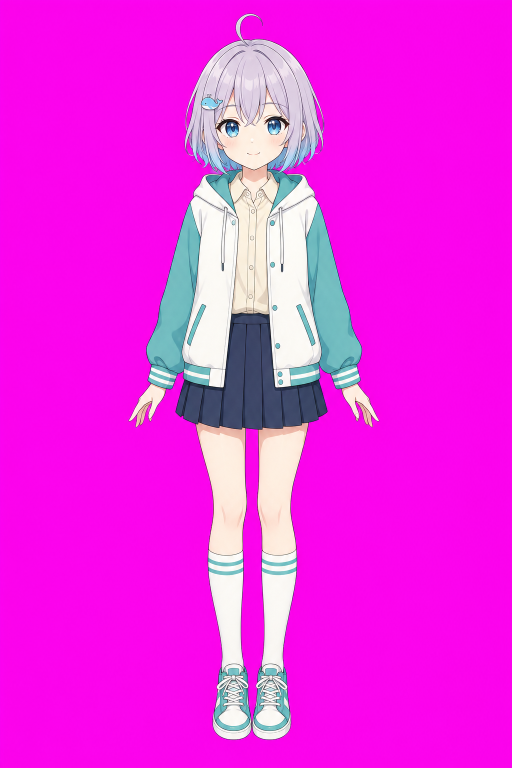
#> input picture characters/xiaoxun/design/design_sheet_short.png, 1024 x 1536 px, found by its file name (shown at 1/2 size)
$ python cut_from_sheets.py
#> lines starting #> are read from the running program, lines starting #| are printed output that depends on the picture; after the words box and inside, x2 and y2 are one past the last pixel; in counts of white or black regions, pixels touching at a corner belong together
#!/usr/bin/env python3
# -*- coding: utf-8 -*-
"""从参考模板切发型件（T46.14）。

和老办法的区别
--------------
老办法：每个发型件都是**单独生成**的一张 AI 图（hair_twin_bunch_v2.png、
hair_pony_back_v2.png、hair_long_back_v2.png……），再靠手调的 pos_rel /
width_ratio 往头上怼。几张图之间没有任何共同约束，所以：

  · 色相对不上  → 用户说的「拼接痕迹很明显」
  · 结构对不上  → 用户说的「一坨头发缠在一起」「完全不行」

新办法：所有发型件都从 `design/sheets/sheet_<发型>.png` 这**同一张完整差分
立绘**上切下来。同一张图里的像素天然同色、同光照、同几何，拼起来没有缝。
这是 Live2D 官方工序（画师先画完整差分立绘、再拆图层）的下半截，
上半截是 `tools/register_sheets.py`（把模板套准到同一套身体坐标）。

怎么接进现有流水线
------------------
切出来的每一片，**存成洋红底的 PNG** 放进 `design/redraw/sheetcut_*.png`，
然后在 `attachments.json` 里当普通 source 引用。
这样 `make_attach_parts.py` 一行都不用改 —— 它的抠像、内部补实
（harden_interior）、@2x 高清化全程复用。

几何怎么来
----------
模板(1024x1536) → body_full 像素系 的仿射，和 prepare_sprites.py 完全一致：

    s  = 1360 * 0.95 / 底图人物高      （= 0.889195）
    bf = (sheet - 底图人物bbox左上) * s

`anchors.json` 的 points 用的就是 body_full 像素系，所以每片的
pos_rel / sprite_h_rel 都是**量出来的**，不是手调的。
注意 `_emit` 会给内容框四周各留 CROP_MARGIN，所以 sprite 高 = 内容框高 × 1.08。
"""
from __future__ import annotations

import argparse
import collections
import io
import json
import os
import sys

import numpy as np
from PIL import Image, ImageDraw, ImageFilter

SHEET_CANVAS = (1024, 1536)
HEIGHT_RATIO = 0.95           # 与 prepare_sprites.py 的 --height-ratio 一致
TARGET_CANVAS = (848, 1360)   # 与 prepare_sprites.py 的 --canvas 一致
CROP_MARGIN = 0.04            # 与 make_manpu_parts.CROP_MARGIN 一致（_emit 用它留白）
MAGENTA = (255, 0, 255)

#: 塗り足し：back 件向身体内侧延伸多少像素（模板坐标）。
#: 依据：头左右转到极限时后发相对身体的横向位移约 0.08 个头宽
#: ≈ 22px(body_full) ≈ 25px(模板)。取 40 留足余量。
BLEED = 40

#: 每个发型切哪几片、落到哪个槽、层号多少。
#: 槽沿用 attachments.json 里已有的（见 docs/ART_PARTS.md 的层序表）。
PLAN = {
    "twin": [
        ("hair_twin_back_l", "head_side_hair", "back_l"),
        ("hair_twin_back_r", "head_side_hair", "back_r"),
        ("hair_twin_crown", "head_crown_tied", "scalp"),
        # ★ 2026-10-20：twin/pony 也有自己的横髪（脸侧细长发缕，垂到胸口）。
        #   没切它的那段时间里，三档只能共用底图那对**齐腮粗蓝梢**鬓发，
        #   于是"换了发型、前面还是短发"（第二十四问第 4 条）。
        ("hair_twin_side_l", "head_side_sweep", "side_l"),
        ("hair_twin_side_r", "head_side_sweep", "side_r"),
    ],
    "pony": [
        ("hair_pony_back", "body_back_pony", "back"),
        ("hair_pony_crown", "head_crown_tied", "scalp"),
        ("hair_pony_side_l", "head_side_sweep", "side_l"),
        ("hair_pony_side_r", "head_side_sweep", "side_r"),
    ],
    "long": [
        ("hair_long_back", "body_back_hair", "back"),
        ("hair_long_crown", "head_crown_tied", "scalp"),
        ("hair_long_side_l", "head_side_long", "side_l"),
        ("hair_long_side_r", "head_side_long", "side_r"),
    ],
}


def log(m: str) -> None:
    print(m)


# ------------------------------------------------------------ 掩膜小工具
def _m(b):
    return Image.fromarray((b.astype(np.uint8)) * 255)


def _a(i):
    return np.asarray(i) > 127


def dilate(b, k):
    return _a(_m(b).filter(ImageFilter.MaxFilter(k)))


def erode(b, k):
    return _a(_m(b).filter(ImageFilter.MinFilter(k)))


# [203 lines left out: functions dark_junk_like, teal_like, keep_big, violet_like, keep_hairy, skin_like and 1 more, not called in this run]


def key_rgba(path):
    """读模板并抠掉洋红底。返回 (rgb 数组, 不透明掩膜)。

    ★★★ 2026-10-21 第二十八问（用户第 ② 条「黑边」的真凶）：
      原判据 `(r>150)&(b>150)&(g<110)&(r-g>80)&(b-g>80)` 只认**纯洋红**。
      可画师的发梢是**抗锯齿**的：发色 (216,216,232) 和底色 (255,0,255)
      按比例混出来一条 1~3px 的过渡带，典型值
      **(168,36,159) / (81,21,74) / (123,25,124) / (98,14,105)**。
      这些像素 r 只有 80~180，`r>150` 和 `(r-g)>80` 两条都拦不住它们
      ⇒ 被当成"内容"切进件里 ⇒ 渲染出来就是贴着每根发丝的**暗紫/黑描边**。
      （实测：沿 sheet_pony y=280/300/320 三条扫描线逐像素打印，
        发缕外缘连着一串这种颜色；件外还挂着一条 alpha≈7 的彩色垃圾带。）

      改成问「**绿通道比红蓝都低多少**」—— 洋红的特征就是 G 被压到 0，
      混得越多 G 掉得越狠，和"混了多少"成正比，比 r/b 的绝对值稳得多。
      阈值 40 的安全性是量出来的，不是拍的：
        · 三张模板里 `g < min(r,b)-40` 共 1.7~2.2 万 px，
          其中**离纯洋红 4px 以外**的只有 200~1100 px，
          随机抽样全是 (183,41,187)/(77,0,90)/(164,19,142) 这种洋红混色；
        · 正经画面颜色全都安全：胸口淡粉紫 (234,211,233) 差 22、
          发暗部 (158,151,206) 差 7、线稿 (83,98,136) G 反而更高、
          蓝梢/眼/裙/皮肤 G 都不是最低的那个。
      另加 `r>60 | b>60`：纯黑线稿 (10,8,12) 这种 G 也可能略低，但它不是混色。
    """
    a = np.asarray(Image.open(path).convert("RGB")).astype(np.float32)
    r, g, b = a[..., 0], a[..., 1], a[..., 2]
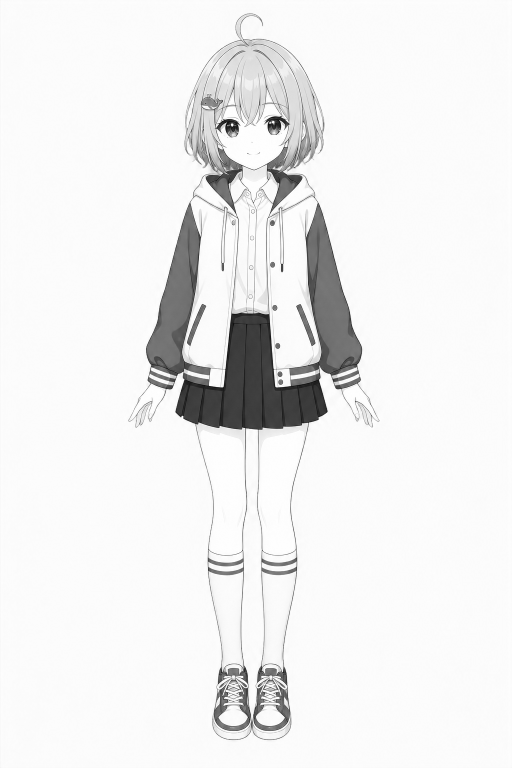
#> r: shape (1536, 1024) float32 (shown at 1/2 size); min 0, max 255, mean 238.3
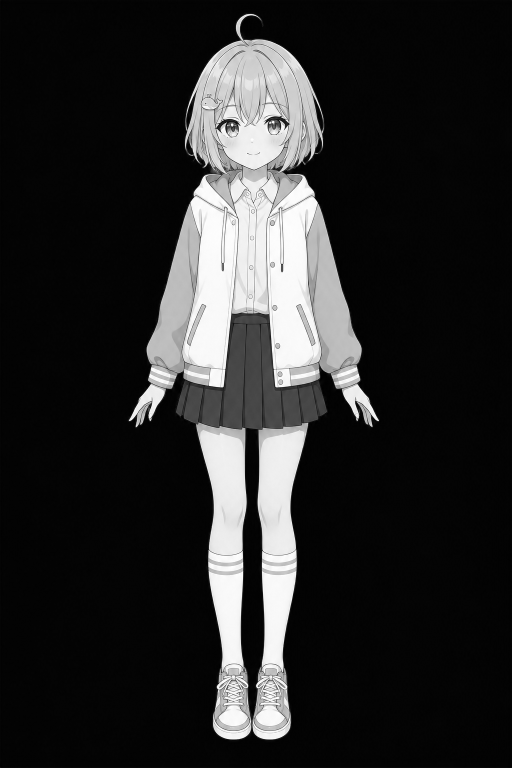
#> g: shape (1536, 1024) float32 (shown at 1/2 size); min 0, max 255, mean 41.3
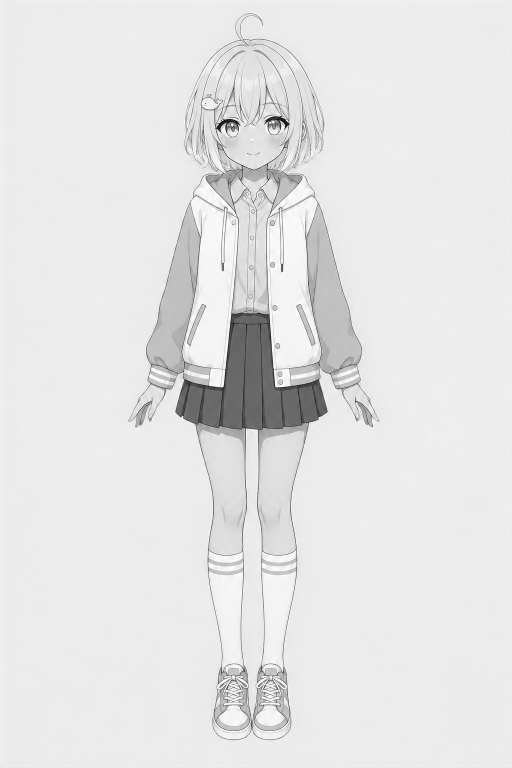
#> b: shape (1536, 1024) float32 (shown at 1/2 size); min 0, max 255, mean 228.7
    mag = (r > 150) & (b > 150) & (g < 110) & ((r - g) > 80) & ((b - g) > 80)
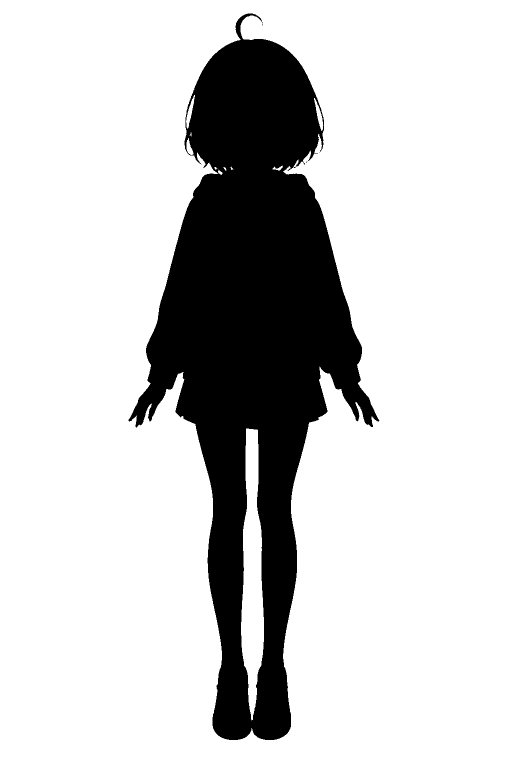
#> mag: shape (1536, 1024) bool (shown at 1/2 size); 80.1% white; 4 black regions (3 under 20 px), largest, box (x1, y1, x2, y2) and area: (257, 27, 759, 1480) 313583
    spill = (g < np.minimum(r, b) - 40) & ((r > 60) | (b > 60))
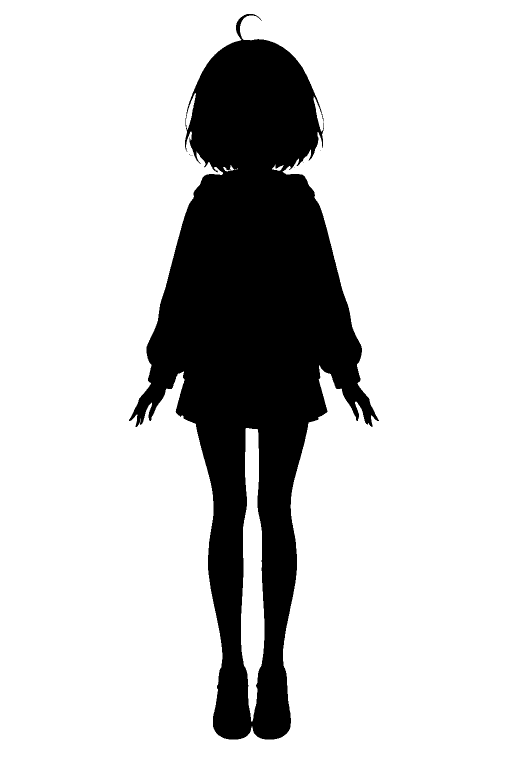
#> spill: shape (1536, 1024) bool (shown at 1/2 size); 80.3% white; 9 black regions (8 under 20 px), largest, box (x1, y1, x2, y2) and area: (258, 28, 758, 1479) 309368
    return a, ~(mag | spill)


# [917 lines left out: functions hair_like, solidify, fill_holes, nearest_fill, keep_rooted, cut_masks and 1 more, not called in this run]


def main() -> int:
    ap = argparse.ArgumentParser()
    ap.add_argument("--character", default="xiaoxun")
    ap.add_argument("--form", default="teen")
    ap.add_argument("--styles", default="twin,pony,long")
    ap.add_argument("--debug-dir", default="")
    a = ap.parse_args()

    design = os.path.join("characters", a.character, "design")
    redraw = os.path.join(design, "redraw")
    form = os.path.join("characters", a.character, "forms", a.form)

    base_p = os.path.join(design, "design_sheet_short.png")
    base_a, base_op = key_rgba(base_p)
    ys, xs = np.nonzero(base_op)
    bbox = (int(xs.min()), int(ys.min()), int(xs.max()), int(ys.max()))
#> bbox = (258, 28, 757, 1478)
    char_h = bbox[3] - bbox[1] + 1
#> char_h = 1451
    scale = (TARGET_CANVAS[1] * HEIGHT_RATIO) / char_h
#> scale = 0.89

#> (the run stopped early here; a loop or call above may not have finished)
